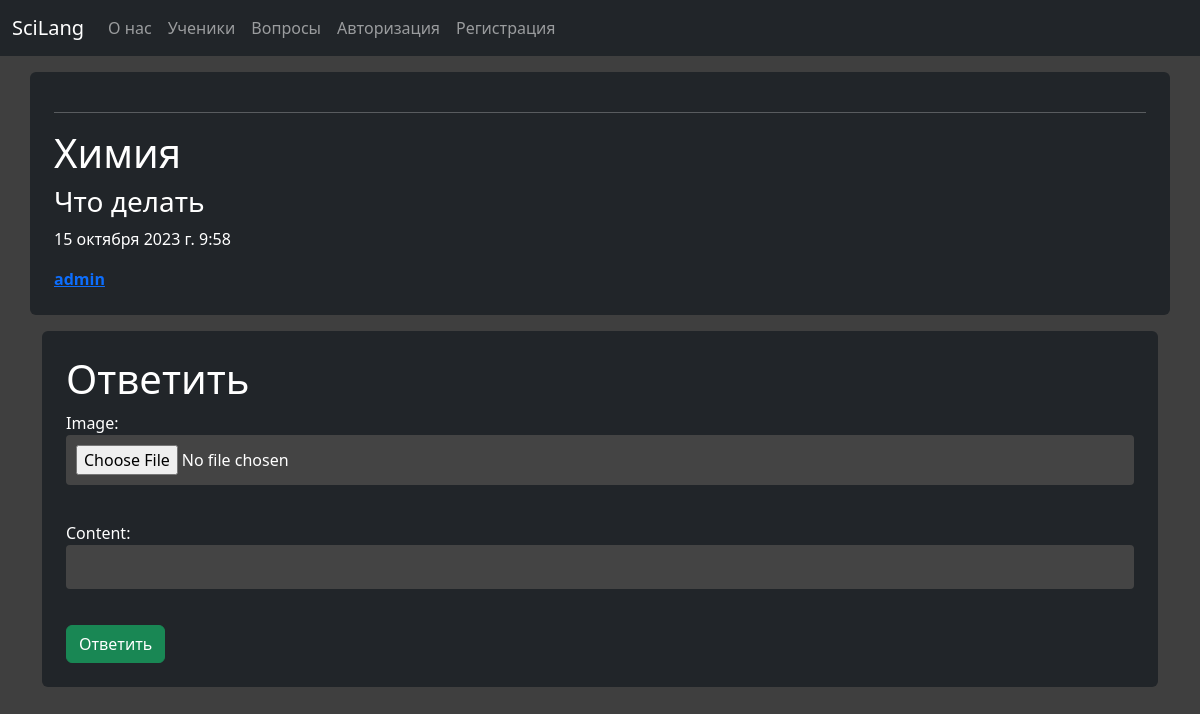
The page /q/biology/2/ on the database as committed earlier.
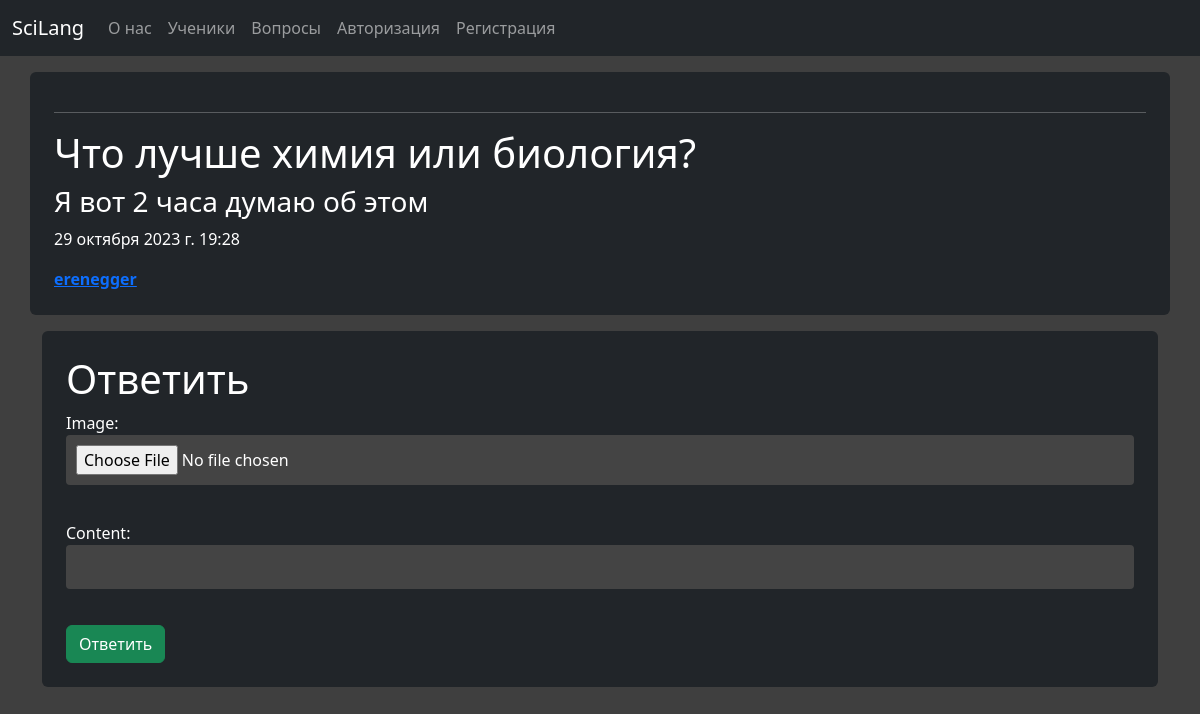
The same page on the database as committed later.
### forum/models.py (models this page shows, shortened)
class Questions(models.Model):
    image = models.ImageField(upload_to='questions', null=True)
    subject = models.TextField()
    title = models.CharField(max_length=10000, unique=True)
    content = models.TextField()
    author = models.ForeignKey(ForumUser, on_delete=models.CASCADE)
    date = models.DateTimeField(auto_now_add=True)
    views = models.ManyToManyField(ForumUser, related_name='post_views', blank=True)
    class Meta:
        verbose_name = "Question"

class ForumUser(AbstractUser):
    profile_image = models.ImageField(upload_to='profile_photos', null=True)
    verified = models.BooleanField(null=True, default=False)
    unique_token = models.TextField(null=True)
    grade = models.IntegerField(null=True)
    email = models.EmailField(unique=True)
    post_creating = models.BooleanField(null=True, default=False)
    def __str__(self):
        return self.username
    class Meta:
        verbose_name = "User"

### forum/views.py (the view, shortened to what this page needs)
# urls.py: path('q/<str:subject>/<int:id>/', views.question_details, name='q_details'),
def question_details(request, subject, id):
    question = Questions.objects.get(id=id)
    answers = Answers.objects.filter(question=id)
    Form = AnswerForm()
    context={'question': question, 'Form': Form, 'answers': answers}
    return render(request, 'question_detail.html', context=context)

### forum/forms.py
class AnswerForm(forms.ModelForm):
    image = forms.ImageField(required=False)
    class Meta:
        model = Answers
        fields = ['image', 'content']

### forum/templates/question_detail.html (shortened to what this page needs)
<!DOCTYPE html>
{% load static %}
<html>
<head>
    <link rel="stylesheet" href='{% static "css/style.css" %}?{% now "U" %}'>
    <link href="https://cdn.jsdelivr.net/npm/bootstrap@5.3.2/dist/css/bootstrap.min.css" rel="stylesheet">
</head>
<body class="body-custom">
    <nav class="navbar navbar-expand-sm bg-dark navbar-dark">
        <div class="container-fluid">
            <a class="nav-link navbar-brand" href="/">SciLang</a>
            <div class="collapse navbar-collapse" id="collapsibleNavbar">
                <ul class="navbar-nav">
                    <li class="nav-item">
                        <a class="nav-link" href="/about">О нас</a>
                    </li>
                    <li class="nav-item">
                        <a class="nav-link" href="/userslist">Ученики</a>
                    </li>
                    <li class="nav-item">
                        <a class="nav-link" href="/questions">Вопросы</a>
                    </li>
                    {% if not request.user.is_authenticated %}
                        <li class="nav-item">
                            <a class="nav-link" href="/auth">Авторизация</a>
                        </li>
                        <li class="nav-item">
                            <a class="nav-link" href="/reg">Регистрация</a>
                        </li>
                    {% endif %}
                </ul>
            </div>
        </div>
    </nav>
    <div class="container text-white bg-dark mt-3 my-3 p-4 rounded mx-auto">
        <hr>
        <h1>{{ question.title }}</h1>
        <h3>{{ question.content }}</h2>
        <p>{{ question.date }}</p>
        <a href="{% url 'user' question.author %}" class="username_show"><b>{{ question.author }}</b></a>
    </div>
    <div class="container">
        <div class="container text-white bg-dark mt-3 my-3 p-4 rounded mx-auto">
            <h1>Ответить</h1>
            <form method="post" enctype="multipart/form-data">
                {{ Form.as_p }}
                <input type="submit" value="Ответить" class="btn btn-success">
            </form>
        </div>
    </div>
</body>
</html>

Rows that differ between the two databases and show on the page:
changed Questions: title "Химия" → "Что лучше химия или биология?"; content "Что делать" → "Я вот 2 часа думаю об этом"; date "15 октября 2023 г. 9:58" → "29 октября 2023 г. 19:28"; author "admin" → "erenegger"
